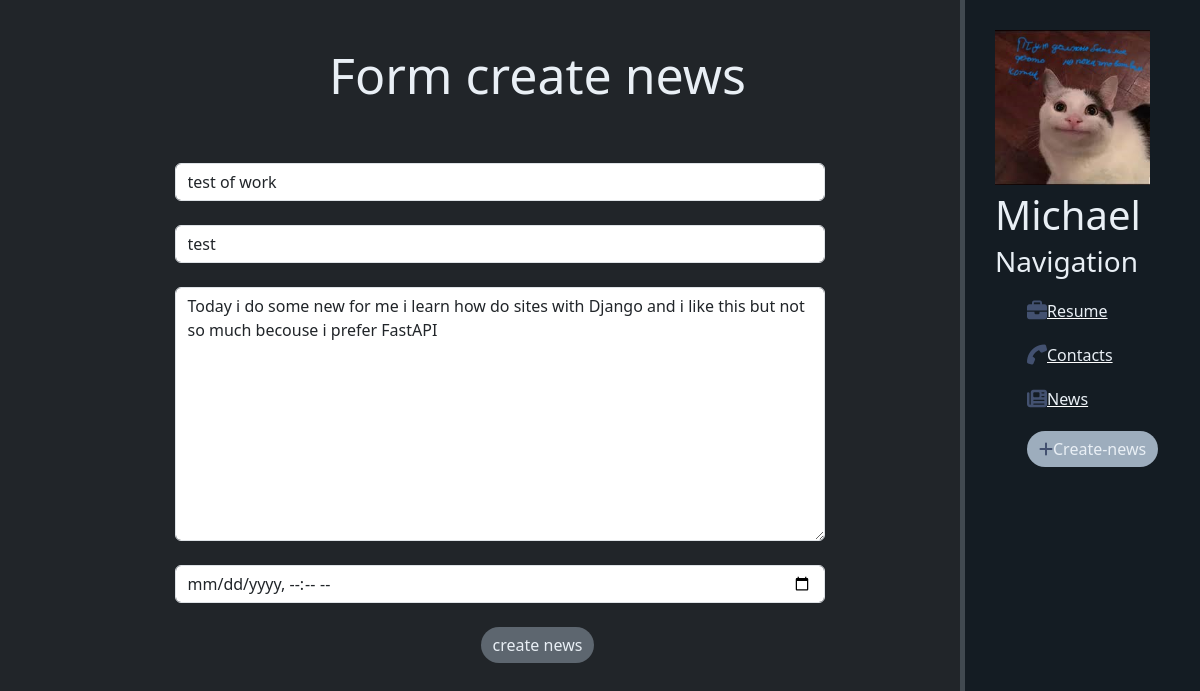
/news/1/update, run on the app's committed database.
### news/models.py (models this page shows, shortened)
class Artiles(models.Model):
    title = models.CharField('Name' , max_length=50)
    anons = models.CharField('Anons', max_length=200)
    full_text = models.TextField('Article')
    date = models.DateTimeField('Data')
    class Meta:
        verbose_name = "piece of news"
        verbose_name_plural = "news"

### news/views.py (the view)
# urls.py: path('<int:pk>/update', views.NewsUpdateView.as_view(),name="news_up"),
class NewsUpdateView(UpdateView):
    model = Artiles
    template_name = 'news/create.html'
    form_class= ArtilesForm

### news/forms.py
class ArtilesForm(ModelForm):
    class Meta:
        model = Artiles
        fields = ['title',"anons",'full_text','date']
        widgets ={
            "title": TextInput(attrs={
                'class': "form-control",
                'placeholder':"name of news"
            }),
            "anons": TextInput(attrs={
                'class': "form-control",
                'placeholder': "anons"
            }),
            "full_text": Textarea(attrs={
                'class': "form-control",
                'placeholder': "text"
            }),
            "date": DateTimeInput(attrs={
                'class': "form-control",
                "type": 'datetime-local',
                'placeholder': "date of publication",
            }),
        }

### news/templates/news/create.html (shortened to what this page needs)
{% extends "main/layout.html" %}
{% block content %}
    <div class="features">
         <h1>Form create news</h1>
            <div class='center'>
                <form method="post">
                    {{ form.title }}<br>
                    {{ form.anons }}<br>
                    {{ form.full_text }}<br>
                    {{ form.date }}<br>
            </div>
             <button class="btn custom-btn-bg rounded-pill" type="submit">create news</button>
    </div>
{% endblock %}

### main/static/main/css/main.css (style rules this page uses)
body { background: #212529; }
main .features { float: left; color:#e9eff5; margin-top: 100px; text-align: center; width: 75%; }
main .features h1 { font-size:50px; margin-top: -55px;margin-left: 175px; color: #e9eff5; }
form { margin-left: 11%; width: 650px; margin-top: 50px; }
.custom-btn-bg { background-color: #5D666F; color: #e9eff5; border: none; margin-left: 175px; }
.center { display: flex; justify-content: center; align-items: center; flex-direction: column; text-align: center; }

### data on the page
Artiles: title "test of work", anons "test", full_text "Today i do some new for me i learn how do sites with Django and i like this but not so much becouse i prefer FastAPI"
